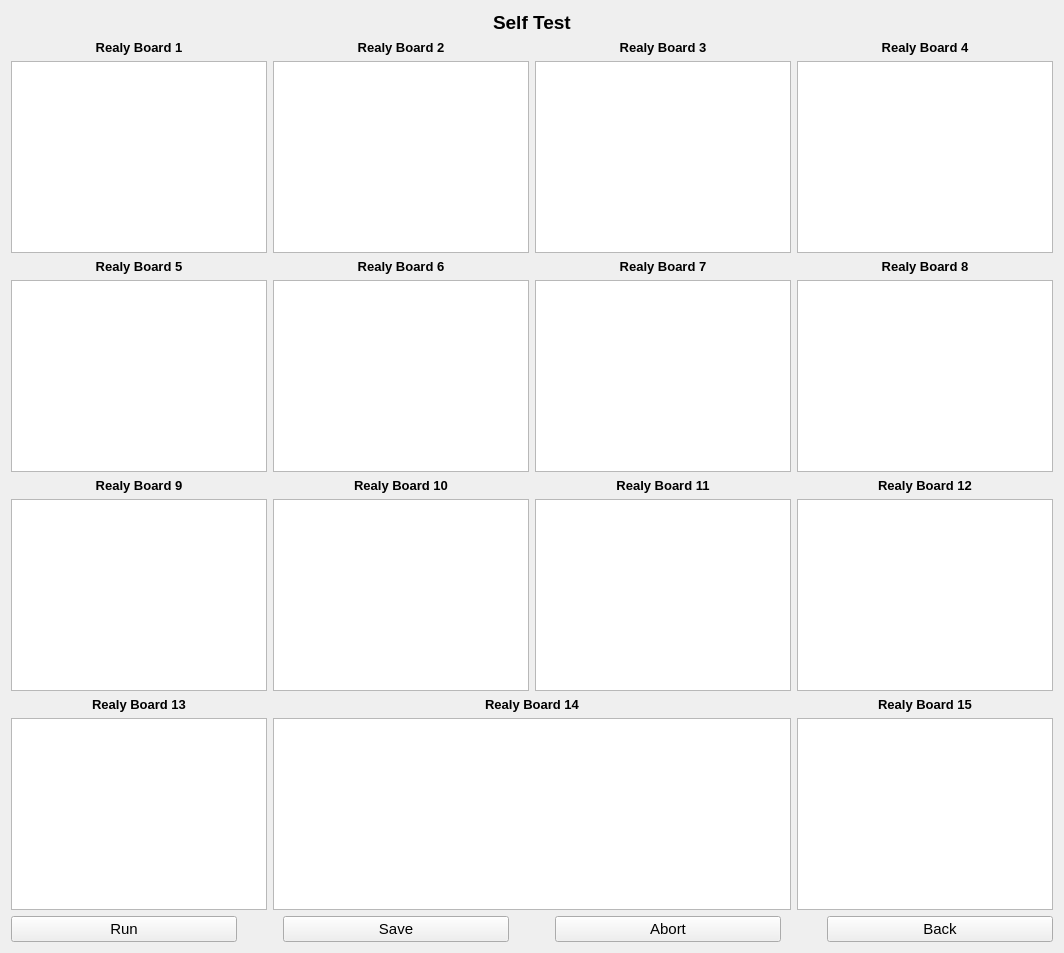
      <widget class="QWidget" name="page_selfTest">
       <layout class="QGridLayout" name="gridLayout_19">
        <item row="0" column="0">
         <layout class="QHBoxLayout" name="horizontalLayout_17">
          <item>
           <spacer name="horizontalSpacer_38">
            <property name="orientation">
             <enum>Qt::Horizontal</enum>
            </property>
            <property name="sizeHint" stdset="0">
             <size>
              <width>40</width>
              <height>20</height>
             </size>
            </property>
           </spacer>
          </item>
          <item>
           <widget class="QLabel" name="label_11">
            <property name="font">
             <font>
              <pointsize>14</pointsize>
              <weight>75</weight>
              <bold>true</bold>
             </font>
            </property>
            <property name="text">
             <string>Self Test</string>
            </property>
           </widget>
          </item>
          <item>
           <spacer name="horizontalSpacer_39">
            <property name="orientation">
             <enum>Qt::Horizontal</enum>
            </property>
            <property name="sizeHint" stdset="0">
             <size>
              <width>40</width>
              <height>20</height>
             </size>
            </property>
           </spacer>
          </item>
         </layout>
        </item>
        <item row="1" column="0">
         <layout class="QGridLayout" name="gridLayout_18">
          <item row="2" column="0">
           <widget class="QLabel" name="label_16">
            <property name="font">
             <font>
              <pointsize>10</pointsize>
              <weight>75</weight>
              <bold>true</bold>
             </font>
            </property>
            <property name="text">
             <string>Realy Board 5</string>
            </property>
            <property name="alignment">
             <set>Qt::AlignCenter</set>
            </property>
           </widget>
          </item>
          <item row="7" column="1" colspan="2">
           <widget class="QTextEdit" name="textEdit_14">
            <property name="font">
             <font>
              <pointsize>12</pointsize>
             </font>
            </property>
            <property name="styleSheet">
             <string notr="true"/>
            </property>
            <property name="readOnly">
             <bool>true</bool>
            </property>
           </widget>
          </item>
          <item row="3" column="1">
           <widget class="QTextEdit" name="textEdit_6">
            <property name="font">
             <font>
              <pointsize>12</pointsize>
             </font>
            </property>
            <property name="styleSheet">
             <string notr="true"/>
            </property>
            <property name="readOnly">
             <bool>true</bool>
            </property>
           </widget>
          </item>
          <item row="1" column="3">
           <widget class="QTextEdit" name="textEdit_4">
            <property name="font">
             <font>
              <pointsize>12</pointsize>
             </font>
            </property>
            <property name="styleSheet">
             <string notr="true"/>
            </property>
            <property name="readOnly">
             <bool>true</bool>
            </property>
           </widget>
          </item>
          <item row="5" column="2">
           <widget class="QTextEdit" name="textEdit_11">
            <property name="font">
             <font>
              <pointsize>12</pointsize>
             </font>
            </property>
            <property name="styleSheet">
             <string notr="true"/>
            </property>
            <property name="readOnly">
             <bool>true</bool>
            </property>
           </widget>
          </item>
          <item row="5" column="1">
           <widget class="QTextEdit" name="textEdit_10">
            <property name="font">
             <font>
              <pointsize>12</pointsize>
             </font>
            </property>
            <property name="styleSheet">
             <string notr="true"/>
            </property>
            <property name="readOnly">
             <bool>true</bool>
            </property>
           </widget>
          </item>
          <item row="7" column="3">
           <widget class="QTextEdit" name="textEdit_15">
            <property name="font">
             <font>
              <pointsize>12</pointsize>
             </font>
            </property>
            <property name="styleSheet">
             <string notr="true"/>
            </property>
            <property name="readOnly">
             <bool>true</bool>
            </property>
           </widget>
          </item>
          <item row="0" column="1">
           <widget class="QLabel" name="label_13">
            <property name="font">
             <font>
              <pointsize>10</pointsize>
              <weight>75</weight>
              <bold>true</bold>
             </font>
            </property>
            <property name="text">
             <string>Realy Board 2</string>
            </property>
            <property name="alignment">
             <set>Qt::AlignCenter</set>
            </property>
           </widget>
          </item>
          <item row="1" column="1">
           <widget class="QTextEdit" name="textEdit_2">
            <property name="font">
             <font>
              <pointsize>12</pointsize>
             </font>
            </property>
            <property name="styleSheet">
             <string notr="true"/>
            </property>
            <property name="readOnly">
             <bool>true</bool>
            </property>
           </widget>
          </item>
          <item row="4" column="0">
           <widget class="QLabel" name="label_22">
            <property name="font">
             <font>
              <pointsize>10</pointsize>
              <weight>75</weight>
              <bold>true</bold>
             </font>
            </property>
            <property name="text">
             <string>Realy Board 9</string>
            </property>
            <property name="alignment">
             <set>Qt::AlignCenter</set>
            </property>
           </widget>
          </item>
          <item row="2" column="1">
           <widget class="QLabel" name="label_17">
            <property name="font">
             <font>
              <pointsize>10</pointsize>
              <weight>75</weight>
              <bold>true</bold>
             </font>
            </property>
            <property name="text">
             <string>Realy Board 6</string>
            </property>
            <property name="alignment">
             <set>Qt::AlignCenter</set>
            </property>
           </widget>
          </item>
          <item row="3" column="0">
           <widget class="QTextEdit" name="textEdit_5">
            <property name="font">
             <font>
              <pointsize>12</pointsize>
             </font>
            </property>
            <property name="styleSheet">
             <string notr="true"/>
            </property>
            <property name="readOnly">
             <bool>true</bool>
            </property>
           </widget>
          </item>
          <item row="4" column="3">
           <widget class="QLabel" name="label_26">
            <property name="font">
             <font>
              <pointsize>10</pointsize>
              <weight>75</weight>
              <bold>true</bold>
             </font>
            </property>
            <property name="text">
             <string>Realy Board 12</string>
            </property>
            <property name="alignment">
             <set>Qt::AlignCenter</set>
            </property>
           </widget>
          </item>
          <item row="4" column="2">
           <widget class="QLabel" name="label_24">
            <property name="font">
             <font>
              <pointsize>10</pointsize>
              <weight>75</weight>
              <bold>true</bold>
             </font>
            </property>
            <property name="text">
             <string>Realy Board 11</string>
            </property>
            <property name="alignment">
             <set>Qt::AlignCenter</set>
            </property>
           </widget>
          </item>
          <item row="3" column="2">
           <widget class="QTextEdit" name="textEdit_7">
            <property name="font">
             <font>
              <pointsize>12</pointsize>
             </font>
            </property>
            <property name="styleSheet">
             <string notr="true"/>
            </property>
            <property name="readOnly">
             <bool>true</bool>
            </property>
           </widget>
          </item>
          <item row="2" column="3">
           <widget class="QLabel" name="label_21">
            <property name="font">
             <font>
              <pointsize>10</pointsize>
              <weight>75</weight>
              <bold>true</bold>
             </font>
            </property>
            <property name="text">
             <string>Realy Board 8</string>
            </property>
            <property name="alignment">
             <set>Qt::AlignCenter</set>
            </property>
           </widget>
          </item>
          <item row="0" column="0">
           <widget class="QLabel" name="label_12">
            <property name="font">
             <font>
              <pointsize>10</pointsize>
              <weight>75</weight>
              <bold>true</bold>
             </font>
            </property>
            <property name="text">
             <string>Realy Board 1</string>
            </property>
            <property name="alignment">
             <set>Qt::AlignCenter</set>
            </property>
           </widget>
          </item>
          <item row="4" column="1">
           <widget class="QLabel" name="label_23">
            <property name="font">
             <font>
              <pointsize>10</pointsize>
              <weight>75</weight>
              <bold>true</bold>
             </font>
            </property>
            <property name="text">
             <string>Realy Board 10</string>
            </property>
            <property name="alignment">
             <set>Qt::AlignCenter</set>
            </property>
           </widget>
          </item>
          <item row="0" column="3">
           <widget class="QLabel" name="label_15">
            <property name="font">
             <font>
              <pointsize>10</pointsize>
              <weight>75</weight>
              <bold>true</bold>
             </font>
            </property>
            <property name="text">
             <string>Realy Board 4</string>
            </property>
            <property name="alignment">
             <set>Qt::AlignCenter</set>
            </property>
           </widget>
          </item>
          <item row="7" column="0">
           <widget class="QTextEdit" name="textEdit_13">
            <property name="font">
             <font>
              <pointsize>12</pointsize>
             </font>
            </property>
            <property name="styleSheet">
             <string notr="true"/>
            </property>
            <property name="readOnly">
             <bool>true</bool>
            </property>
           </widget>
          </item>
          <item row="1" column="2">
           <widget class="QTextEdit" name="textEdit_3">
            <property name="font">
             <font>
              <pointsize>12</pointsize>
             </font>
            </property>
            <property name="styleSheet">
             <string notr="true"/>
            </property>
            <property name="readOnly">
             <bool>true</bool>
            </property>
           </widget>
          </item>
          <item row="2" column="2">
           <widget class="QLabel" name="label_18">
            <property name="font">
             <font>
              <pointsize>10</pointsize>
              <weight>75</weight>
              <bold>true</bold>
             </font>
            </property>
            <property name="text">
             <string>Realy Board 7</string>
            </property>
            <property name="alignment">
             <set>Qt::AlignCenter</set>
            </property>
           </widget>
          </item>
          <item row="5" column="3">
           <widget class="QTextEdit" name="textEdit_12">
            <property name="font">
             <font>
              <pointsize>12</pointsize>
             </font>
            </property>
            <property name="styleSheet">
             <string notr="true"/>
            </property>
            <property name="readOnly">
             <bool>true</bool>
            </property>
           </widget>
          </item>
          <item row="5" column="0">
           <widget class="QTextEdit" name="textEdit_9">
            <property name="font">
             <font>
              <pointsize>12</pointsize>
             </font>
            </property>
            <property name="styleSheet">
             <string notr="true"/>
            </property>
            <property name="readOnly">
             <bool>true</bool>
            </property>
           </widget>
          </item>
          <item row="1" column="0">
           <widget class="QTextEdit" name="textEdit_1">
            <property name="font">
             <font>
              <pointsize>12</pointsize>
             </font>
            </property>
            <property name="styleSheet">
             <string notr="true"/>
            </property>
            <property name="readOnly">
             <bool>true</bool>
            </property>
           </widget>
          </item>
          <item row="3" column="3">
           <widget class="QTextEdit" name="textEdit_8">
            <property name="font">
             <font>
              <pointsize>12</pointsize>
             </font>
            </property>
            <property name="styleSheet">
             <string notr="true"/>
            </property>
            <property name="readOnly">
             <bool>true</bool>
            </property>
           </widget>
          </item>
          <item row="0" column="2">
           <widget class="QLabel" name="label_14">
            <property name="font">
             <font>
              <pointsize>10</pointsize>
              <weight>75</weight>
              <bold>true</bold>
             </font>
            </property>
            <property name="text">
             <string>Realy Board 3</string>
            </property>
            <property name="alignment">
             <set>Qt::AlignCenter</set>
            </property>
           </widget>
          </item>
          <item row="6" column="0">
           <widget class="QLabel" name="label_27">
            <property name="font">
             <font>
              <pointsize>10</pointsize>
              <weight>75</weight>
              <bold>true</bold>
             </font>
            </property>
            <property name="text">
             <string>Realy Board 13</string>
            </property>
            <property name="alignment">
             <set>Qt::AlignCenter</set>
            </property>
           </widget>
          </item>
          <item row="6" column="3">
           <widget class="QLabel" name="label_30">
            <property name="font">
             <font>
              <pointsize>10</pointsize>
              <weight>75</weight>
              <bold>true</bold>
             </font>
            </property>
            <property name="text">
             <string>Realy Board 15</string>
            </property>
            <property name="alignment">
             <set>Qt::AlignCenter</set>
            </property>
           </widget>
          </item>
          <item row="6" column="1" colspan="2">
           <widget class="QLabel" name="label_28">
            <property name="font">
             <font>
              <pointsize>10</pointsize>
              <weight>75</weight>
              <bold>true</bold>
             </font>
            </property>
            <property name="text">
             <string>Realy Board 14</string>
            </property>
            <property name="alignment">
             <set>Qt::AlignCenter</set>
            </property>
           </widget>
          </item>
         </layout>
        </item>
        <item row="2" column="0">
         <layout class="QHBoxLayout" name="horizontalLayout_16">
          <item>
           <widget class="QPushButton" name="pushButton_selfRun">
            <property name="font">
             <font>
              <pointsize>11</pointsize>
             </font>
            </property>
            <property name="text">
             <string>Run</string>
            </property>
           </widget>
          </item>
          <item>
           <spacer name="horizontalSpacer_36">
            <property name="orientation">
             <enum>Qt::Horizontal</enum>
            </property>
            <property name="sizeType">
             <enum>QSizePolicy::Minimum</enum>
            </property>
            <property name="sizeHint" stdset="0">
             <size>
              <width>40</width>
              <height>20</height>
             </size>
            </property>
           </spacer>
          </item>
          <item>
           <widget class="QPushButton" name="pushButton_selfTestSave">
            <property name="font">
             <font>
              <pointsize>11</pointsize>
             </font>
            </property>
            <property name="text">
             <string>Save</string>
            </property>
           </widget>
          </item>
          <item>
           <spacer name="horizontalSpacer_43">
            <property name="orientation">
             <enum>Qt::Horizontal</enum>
            </property>
            <property name="sizeType">
             <enum>QSizePolicy::Minimum</enum>
            </property>
            <property name="sizeHint" stdset="0">
             <size>
              <width>40</width>
              <height>20</height>
             </size>
            </property>
           </spacer>
          </item>
          <item>
           <widget class="QPushButton" name="pushButton_selfAbort">
            <property name="font">
             <font>
              <pointsize>11</pointsize>
             </font>
            </property>
            <property name="text">
             <string>Abort</string>
            </property>
           </widget>
          </item>
          <item>
           <spacer name="horizontalSpacer_37">
            <property name="orientation">
             <enum>Qt::Horizontal</enum>
            </property>
            <property name="sizeType">
             <enum>QSizePolicy::Minimum</enum>
            </property>
            <property name="sizeHint" stdset="0">
             <size>
              <width>40</width>
              <height>20</height>
             </size>
            </property>
           </spacer>
          </item>
          <item>
           <widget class="QPushButton" name="pushButton_selfBack">
            <property name="font">
             <font>
              <pointsize>11</pointsize>
             </font>
            </property>
            <property name="text">
             <string>Back</string>
            </property>
           </widget>
          </item>
         </layout>
        </item>
       </layout>
      </widget>
